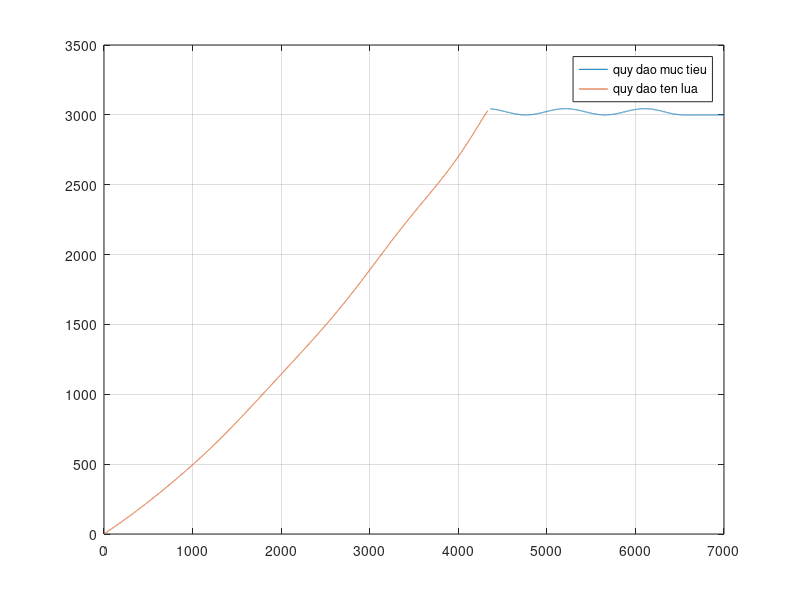
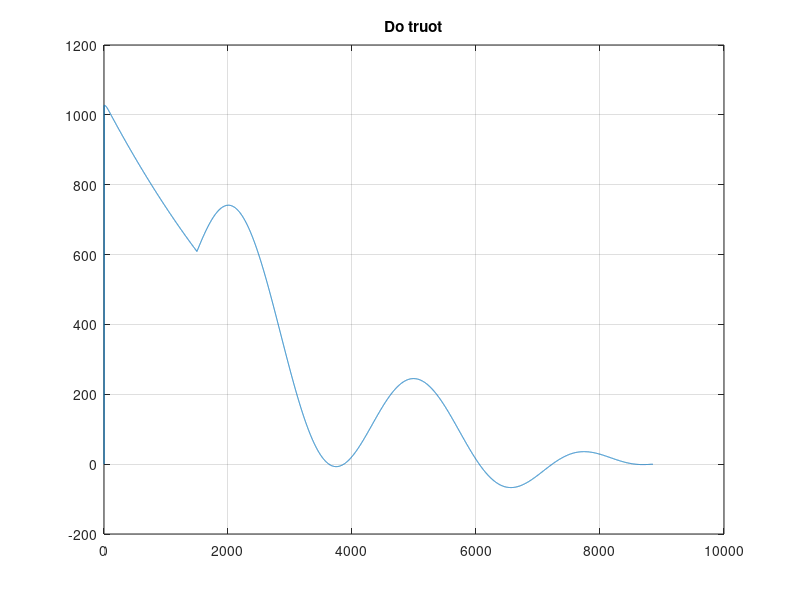
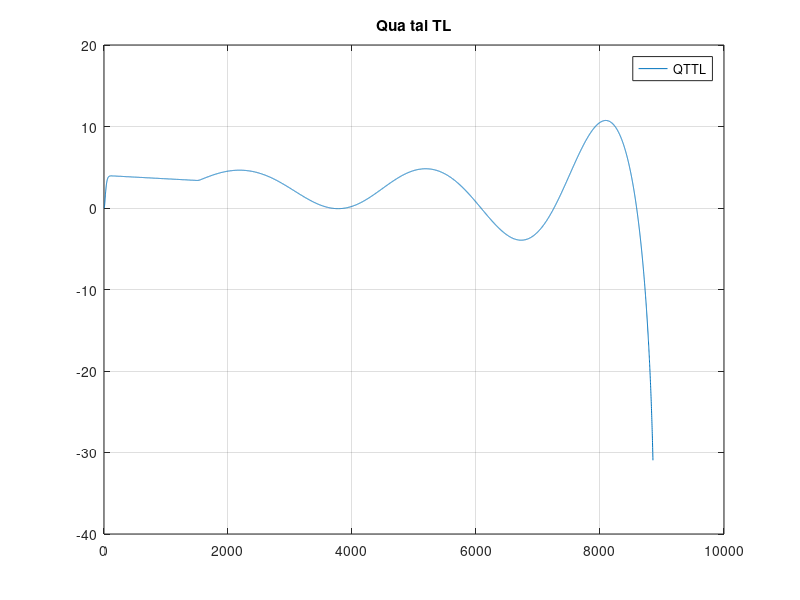

MATLAB code to generate these figures, in order:
clear all;
clc;

% Wmt = 4*9.8;%gia toc phap tuyen cua muc tieu

Tetamt(1) = 90/57.3;% goc huong ban dau cua muc tieu [rad]
dt = 0.001;
i = 2;

% muc tieu co dong 
t0cd = 1.5;   %thoi diem bat dau co dong
too = 15;   %thoi gian co dong
w = 2*pi/3; %tan so co dong cua muc tieu


%tham so muc tieu
Xmt(1) = 7000;
Ymt(1) = 3000;
Vmt = -300;
% Tetamtc = Wmt/Vmt;
Vxmt(1) = Vmt*cos(Tetamt(1));
Vymt(1) = Vmt*sin(Tetamt(1));
% tham so ten lua
Xtl(1) = 0;
Ytl(1) = 0;
Vtl = 600;
Dx(1) = (Xmt(1) - Xtl(1));
Dy(1) = (Ymt(1) - Ytl(1));
D(1) = sqrt(Dx(1)^2 + Dy(1)^2);
xikma(1) = atan(Dy(1)/Dx(1));                       % goc dg ngam
Qtl(1) = asin(Vmt*sin(Tetamt(1) - xikma(1))/Vtl);   % goc hop(dg ngam,Vtl)
Tetatl(1) = atan((Ymt(1)-Ytl(1))/(Xmt(1)-Xtl(1)));%Qtl(1) +xikma(1);
Vxtl(1) = Vtl*cos(Tetatl(1));
Vytl(1) = Vtl*sin(Tetatl(1));
Vx(1) = Vxmt(1) - Vxtl(1);
Vy(1) = Vymt(1) - Vytl(1);

%-------------------------------------------------------------------

N = 3;    % gia tri ty le tao gia phap tuyen ten lua thuc
Vtc(1) =  -(Dx(1)*Vx(1) + Dy(1)*Vy(1))/D(1);
xikmac(1) = (Dx(1)*Vy(1) - Dy(1)*Vx(1))/(D(1)^2);
Wtlv(1) = 0;
Wtl_(1) = 0;
Wtl(1) = 0;
Tetatlc(1) = Wtl(1)/Vtl;
wy(1) = 0; 
Tetamtc(1) = 30/57.3;
g = 9.8;
nuy_tl(1) = Wtl(1)/g;

%khi dong li tuong
% af1 = 5.134e-05 ;
% af2 = 0.0001027 ;
% af3 = 5.134e-05;
% 
% bf1 =  1;
% bf2 = -1.979;
% bf3 =  0.9791;

% %khi dong 0.001
% af1 = 8.12e-05 ;
% af2 = 0.0001624 ;
% af3 = 8.12e-05;
% 
% bf1 =  1;
% bf2 = -1.983;
% bf3 =  0.9831;

% gaz dong 0.001
af1 = 0.0009263;
af2 = 0.001853;
af3 = 0.0009263;

bf1 =  1;
bf2 = -1.873;
bf3 =  0.8774;

while D(i-1) > 30
    if i*dt >= t0cd && i*dt <= (t0cd+too)
        wy(i) = 10*9.8*cos(w*dt*i);
    else wy(i) = 0;
    end
    if i <=2 
        Tetamtc(i) = wy(i)/Vmt;
    Xmt(i) = Xmt(i-1) + Vxmt(i-1)*dt;
    Ymt(i) = Ymt(i-1) + Vymt(i-1)*dt;
    Tetamt(i) = Tetamt(i-1) + Tetamtc(i)*dt;
    Vxmt(i) = Vmt*sin(Tetamt(i));
    Vymt(i) = Vmt*cos(Tetamt(i));
    % tham so ten lua
    Xtl(i) = Xtl(i-1) + Vxtl(i-1)*dt;
    Ytl(i) = Ytl(i-1) + Vytl(i-1)*dt;
    Tetatl(i) = Tetatl(i-1) + Tetatlc(i-1)*dt;
    Vxtl(i) = Vtl*cos(Tetatl(i));
    Vytl(i) = Vtl*sin(Tetatl(i));
    Vx(i) = Vxmt(i) - Vxtl(i);
    Vy(i) = Vymt(i) - Vytl(i);
    
    Dx(i) = (Xmt(i) - Xtl(i));
    Dy(i) = (Ymt(i) - Ytl(i));
    D(i) = sqrt(Dx(i)^2 + Dy(i)^2);
    xikma(i) = atan(Dy(i)/Dx(i));                       % goc dg ngam
    Qtl(i) = asin(Vmt*sin(Tetamt(i) - xikma(i))/Vtl);   % goc hop(dg ngam,Vtl)
    
    %--------------------------------------------------
    
    Vtc(i) =  -(Dx(i)*Vx(i) + Dy(i)*Vy(i))/D(i);
    xikmac(i) = (Dx(i)*Vy(i) - Dy(i)*Vx(i))/(D(i)^2);
    Wtlv(i) = 0;
    Wtl_(i) = 0;
    Wtl(i) = 0;
    Tetatlc(i) = Wtl(i)/Vtl;
     nuy_tl(i) = Wtl(i)/g;
    else
        Tetamtc(i) = wy(i)/Vmt;
    Xmt(i) = Xmt(i-1) + Vxmt(i-1)*dt;
    Ymt(i) = Ymt(i-1) + Vymt(i-1)*dt;
    Tetamt(i) = Tetamt(i-1) + Tetamtc(i)*dt;
    Vxmt(i) = Vmt*sin(Tetamt(i));
    Vymt(i) = Vmt*cos(Tetamt(i));
    % tham so ten lua
    Xtl(i) = Xtl(i-1) + Vxtl(i-1)*dt;
    Ytl(i) = Ytl(i-1) + Vytl(i-1)*dt;
    Tetatl(i) = Tetatl(i-1) + Tetatlc(i-1)*dt;
    Vxtl(i) = Vtl*cos(Tetatl(i));
    Vytl(i) = Vtl*sin(Tetatl(i));
    Vx(i) = Vxmt(i) - Vxtl(i);
    Vy(i) = Vymt(i) - Vytl(i);
    
    Dx(i) = (Xmt(i) - Xtl(i));
    Dy(i) = (Ymt(i) - Ytl(i));
    D(i) = sqrt(Dx(i)^2 + Dy(i)^2);
    xikma(i) = atan(Dy(i)/Dx(i));                       % goc dg ngam
    Qtl(i) = asin(Vmt*sin(Tetamt(i) - xikma(i))/Vtl);   % goc hop(dg ngam,Vtl)
    
    %--------------------------------------------------
    
    Vtc(i) =  -(Dx(i)*Vx(i) + Dy(i)*Vy(i))/D(i);
    xikmac(i) = (Dx(i)*Vy(i) - Dy(i)*Vx(i))/(D(i)^2);
    Wtlv(i) = N*Vtc(i)*xikmac(i);
%     Wtl(i) = Wtlv(i)/cos(Qtl(i));
    Wtl_(i) = (Wtlv(i)*af1 + Wtlv(i-1)*af2 + Wtlv(i-2)*af3 - Wtl_(i-1)*bf2 - Wtl_(i-2)*bf3)/(bf1);
    Wtl(i) = Wtl_(i)/cos(Qtl(i));
%     if Wtl(i) > 10*9.8
%         Wtl(i) = 10*9.8;
%     end
%     if Wtl(i) < -10*9.8
%         Wtl(i) = -10*9.8;
%     end
    Tetatlc(i) = Wtl(i)/Vtl;
     nuy_tl(i) = Wtl(i)/g;
    end
    
    h(i) = D(i)*D(i)*xikmac(i)/abs(Vtc(i));
    i = i + 1;
   %  nuy_tl(i) = Wtl(i)/g;
end
figure(1)%,'quy dao ten lua muc tieu');
plot(Xmt,Ymt,Xtl,Ytl);
% ylim([0 4000]);
legend('quy dao muc tieu', 'quy dao ten lua')
grid on
hold on

figure(2)
plot(h)
title('Do truot')
grid on
hold on

figure(3)
plot(nuy_tl);
title('Qua tai TL');
legend('QTTL');
grid on;
hold on;